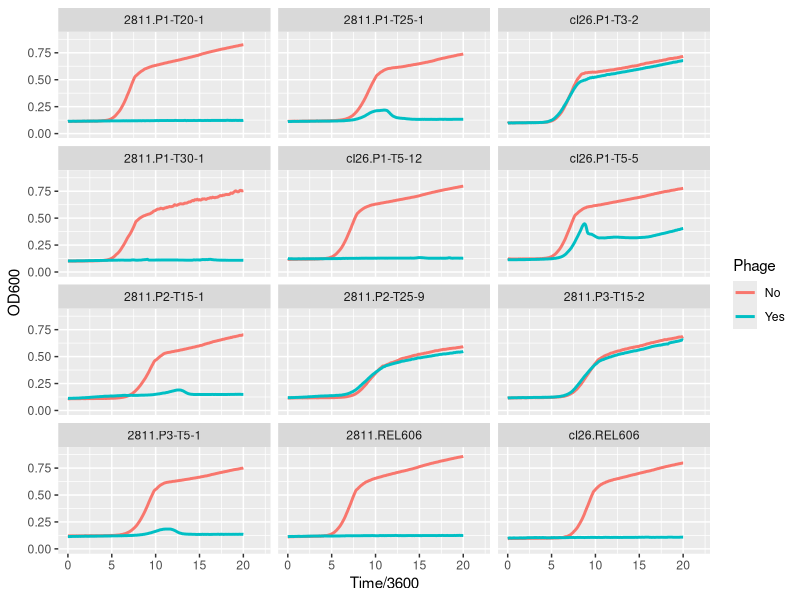
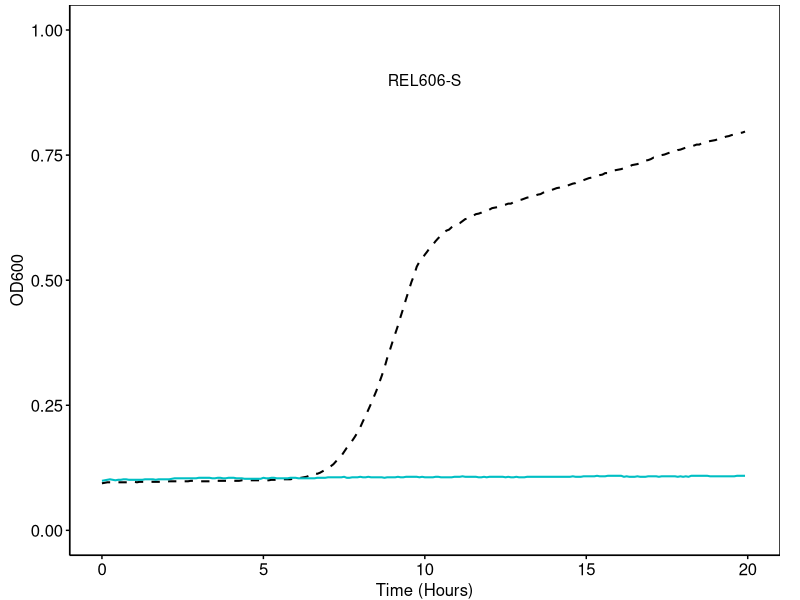
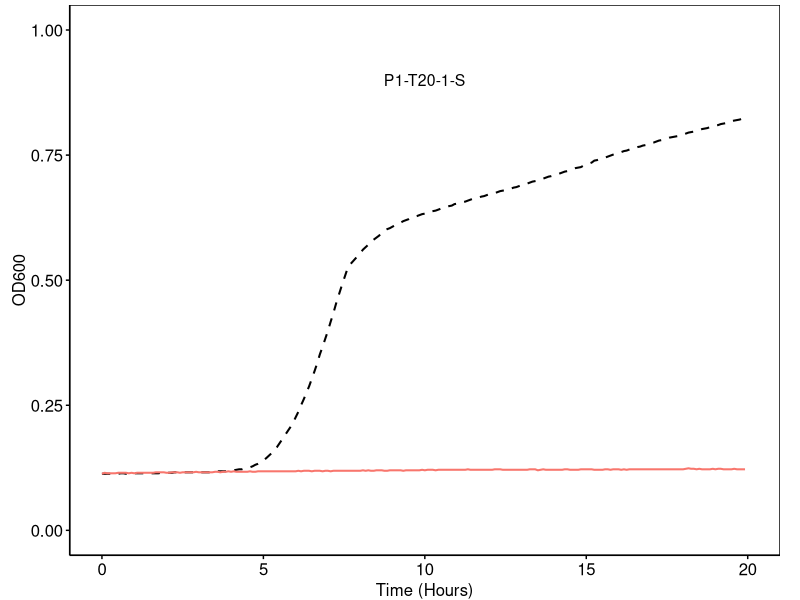
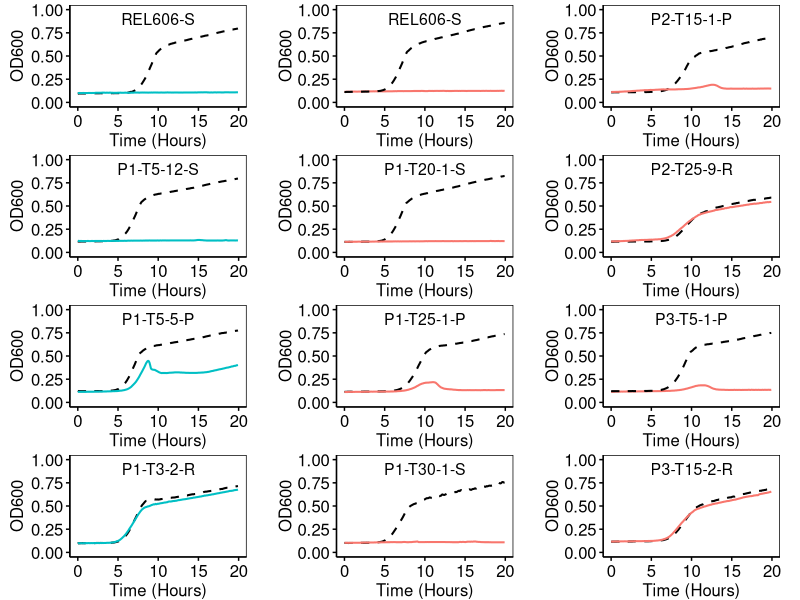
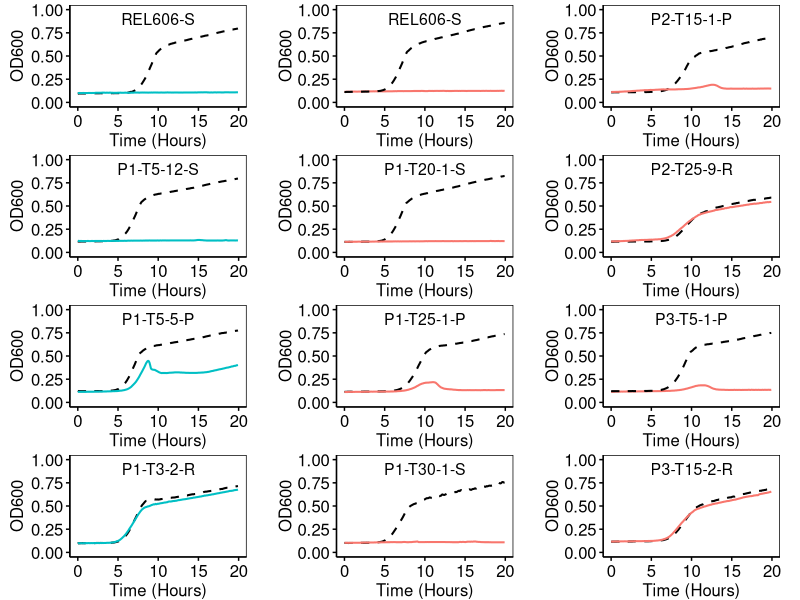

Recreate these plots in R, in order.


library(reshape2)
library(dplyr)
library(ggplot2)
library(stringr)
library(ggpubr)

# This script is to prepare Figure S1 for the Coevolutionary Phage Training Manuscript
# I read in a data file with raw plate reader trajectories
# This file was made by manually combining the raw data of previous, independent runs of representative strains of interest
# I've made a plate map so that these runs can be matched with respective strain info
# Note that the Well does not correspond to the actual well position the strains were run in the original plate

setwd("CoevolReplay_FastResistance/Manuscript/Github_repo/FigureS1")
rawdata <- read.csv(file = "DataFormatted.csv") 
platemap <- read.csv(file = "2020-08-28_platemap.csv")
platemap$Interaction <- paste(platemap$Treatment, platemap$Strain, sep = '-')
platemap$Label <- paste(platemap$Strain, platemap$Status, sep = '-')

# Reshape the data. Instead of rows containing the Time and readings for each Well,
# rows will contain the Time and Well ID, and the reading at that Well.
reshaped <- melt(rawdata, id=c("Time"), variable.name="Well", 
                 value.name="OD600")
annotated <- inner_join(reshaped, platemap, by="Well")
########################################################################
# Now plotting all of the strains in plots overlapping w/ and w/o phage
# First ALL TOGETHER
overlap_all <- ggplot(data= annotated,
                      mapping = aes(x=Time/3600, y=OD600,
                                    group=interaction(Well, Strain, Phage),
                                    color=Phage)) +
  geom_line(size = 1) +
  facet_wrap(interaction(Treatment, Strain) ~ ., ncol = 3) +
  scale_x_continuous(limits = c(0, 22)) +
  scale_y_continuous(limits = c(0,0.9))
print(overlap_all)
########################################################################
# THEN to separately generate plots for cI26 and 2811
dat_c <- subset(platemap, subset = Treatment == 'cI26')
length(unique(dat_c$Interaction))
unique(dat_c$Interaction)
plot_list_c = list()

for (i in 1:length(unique(dat_c$Interaction))) {
  print(unique(dat_c$Interaction)[i])
  sub_lab <- unique(dat_c$Interaction)[i]
  sub_title <- unique(dat_c$Label)[i]
  sub_dat <- subset(annotated, subset = Interaction == sub_lab)
  plot_list_c[[i]] <- ggplot(data=sub_dat,
                           mapping = aes(x=Time/3600, y=OD600,
                                         group=Well,
                                         color=Phage,
                                         linetype = Phage)) +
    geom_line(size = 0.7) +
    scale_x_continuous(limits = c(0, 20), breaks = c(0,5,10,15,20)) +
    scale_y_continuous(limits = c(0,1)) +
    theme(panel.grid.major = element_blank(),
          panel.grid.minor = element_blank(),
          panel.background = element_blank(),
          # Legend alterations
          legend.position = 'none',
          #axis.line = element_line(colour = "black"),
          # Change axes title sizes
          axis.title.x=element_text(size=12, color = 'black'),
          axis.title.y=element_text(size=12, color = 'black'),
          # Change axes ticks
          axis.line = element_line(color='black'),
          axis.ticks = element_line(color= 'black'),
          # Change axes text sizes
          axis.text.x = element_text(size=12, color = 'black'),
          axis.text.y = element_text(size=12, color = 'black'),
          panel.border = element_rect(fill = NA, colour = "black"),
          plot.margin = unit(c(0.25,1,0,0.5), "lines")) +
    annotate('text', x = 10, y = 0.9, label = sub_title, size = 4) +
    labs(x = 'Time (Hours)', y = 'OD600') +
    scale_color_manual(breaks = c('No','Yes'), values = c('black','#00BFC4')) +
    scale_linetype_manual(breaks = c('No','Yes'), values = c(2,1))
}
plot_list_c[[1]]
################################
dat_2 <- subset(platemap, subset = Treatment == '2811')
length(unique(dat_2$Interaction))
unique(dat_2$Interaction)
plot_list_2 = list()

for (i in 1:length(unique(dat_2$Interaction))) {
  print(unique(dat_2$Interaction)[i])
  sub_lab <- unique(dat_2$Interaction)[i]
  sub_title <- unique(dat_2$Label)[i]
  sub_dat <- subset(annotated, subset = Interaction == sub_lab)
  plot_list_2[[i]] <- ggplot(data=sub_dat,
                             mapping = aes(x=Time/3600, y=OD600,
                                           group=Well,
                                           color=Phage,
                                           linetype = Phage)) +
    geom_line(size = 0.7) +
    scale_x_continuous(limits = c(0, 20), breaks = c(0,5,10,15,20)) +
    scale_y_continuous(limits = c(0,1)) +
    theme(panel.grid.major = element_blank(),
          panel.grid.minor = element_blank(),
          panel.background = element_blank(),
          # Legend alterations
          legend.position = 'none',
          #axis.line = element_line(colour = "black"),
          # Change axes title sizes
          axis.title.x=element_text(size=12, color = 'black'),
          axis.title.y=element_text(size=12, color = 'black', vjust = 0.5, hjust = 0.5),
          # Change axes ticks
          axis.line = element_line(color='black'),
          axis.ticks = element_line(color= 'black'),
          # Change axes text sizes
          axis.text.x = element_text(size=12, color = 'black'),
          axis.text.y = element_text(size=12, color = 'black'),
          panel.border = element_rect(fill = NA, colour = "black"),
          plot.margin = unit(c(0.25,1,0,0.5), "lines")) +
    annotate('text', x = 10, y = 0.9, label = sub_title, size = 4) +
    labs(x = 'Time (Hours)', y = expression(paste('OD600'))) +
    scale_color_manual(breaks = c('No','Yes'), values = c('black','#F8766D')) +
    scale_linetype_manual(breaks = c('No','Yes'), values = c(2,1))
}
plot_list_2[[2]]
plot_matrix <- ggarrange(plot_list_c[[1]], plot_list_2[[1]], plot_list_2[[5]],
                         plot_list_c[[4]], plot_list_2[[2]], plot_list_2[[6]],
                         plot_list_c[[3]], plot_list_2[[3]], plot_list_2[[7]],
                         plot_list_c[[2]], plot_list_2[[4]], plot_list_2[[8]],
                         ncol = 3, nrow = 4,
                         widths = 3, heights = 3)
plot_matrix
ggsave(filename = 'FigureS1.pdf', plot_matrix,
       width = 8, height = 8)






